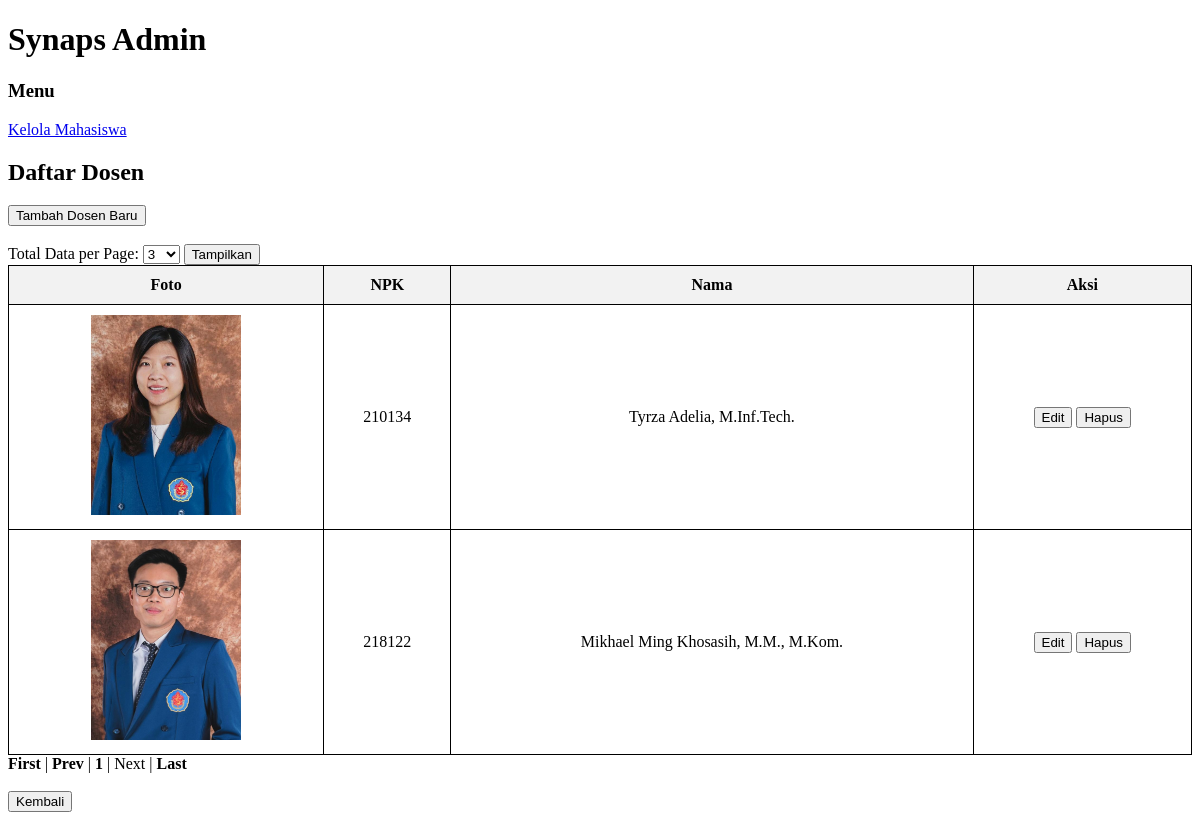
Before: /display_dosen.php (signed in) with the older database file.
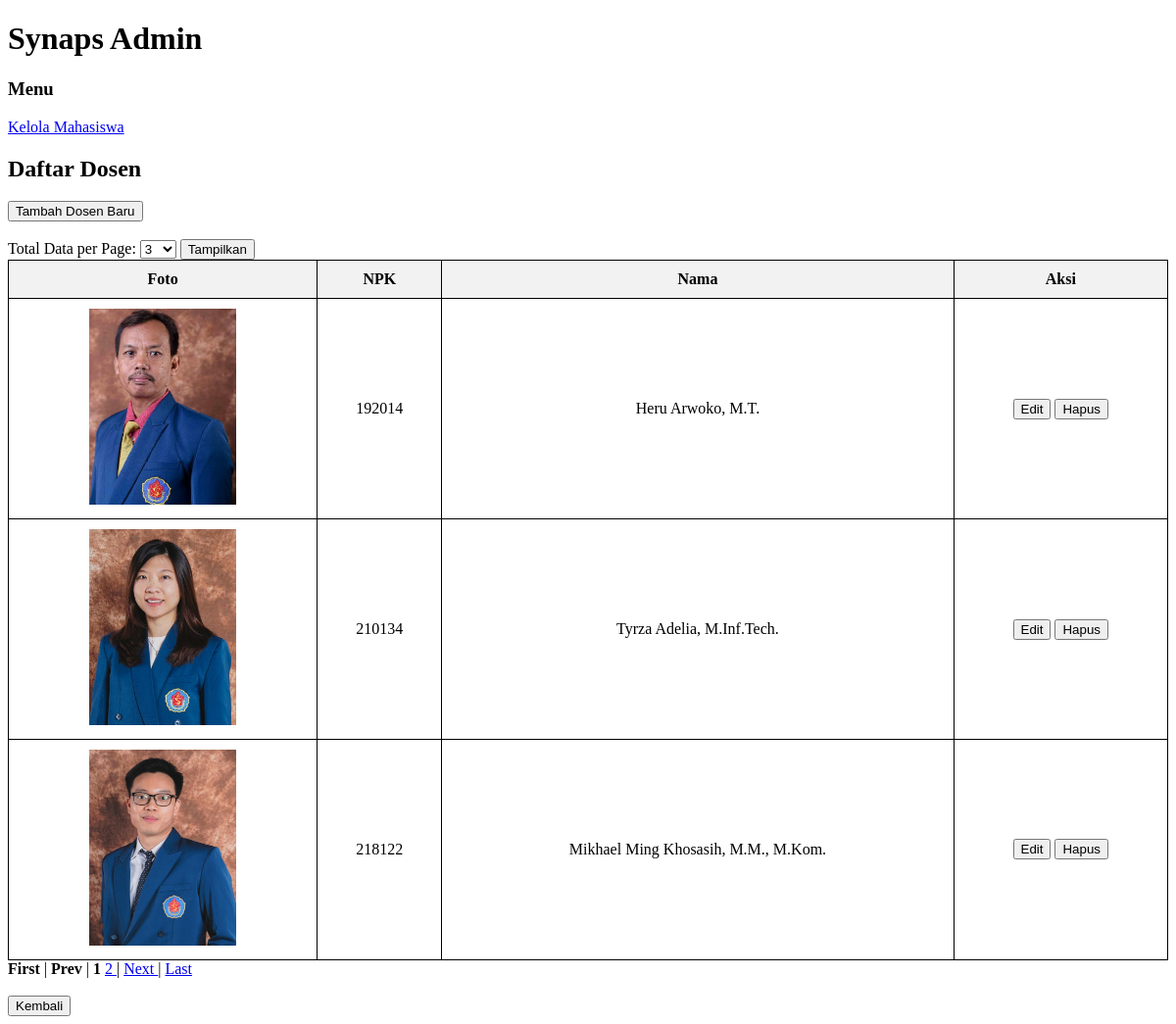
After: the same page with the newer database file.
### tables this page shows
CREATE TABLE `dosen` (
  `npk` char(6) NOT NULL,
  `nama` varchar(45) DEFAULT NULL,
  `foto_extension` varchar(4) DEFAULT NULL
);

### class/parent.php (called while the page is built, shortened)
<?php
class classParent {
	public function __construct(){
		$this->mysqli =
		new mysqli(SERVER, UID, PWD, DB);
	}
}
?>

### class/dosen.php (called while the page is built, shortened)
<?php
require_once("parent.php");
class Dosen extends classParent {
    public function getDosen($npk = null) {
        if ($npk) {
            $sql = "SELECT * FROM dosen WHERE npk=?";
            $stmt = $this->mysqli->prepare($sql);
            $stmt->bind_param("s", $npk);
            $stmt->execute();
            $res = $stmt->get_result();
            $data = $res->fetch_assoc();
            $stmt->close();
            return $data;
        } else {
            $sql = "SELECT * FROM dosen";
            $stmt = $this->mysqli->prepare($sql);
            $stmt->execute();
            $res = $stmt->get_result();
            $data = [];
            while ($row = $res->fetch_assoc()) {
                $data[] = $row;
            }
            return $data;
        }
    }
}
?>

### display_dosen.php (the view, shortened to what this page needs)
<?php
require_once("class/dosen.php");
$dosenObj = new Dosen();
$dosens = $dosenObj->getDosen();
$PER_PAGE = isset($_GET['per_page']) ? (int)$_GET['per_page'] : 3;
?>
<!DOCTYPE html>
<html>
<head>
</head>
<body>
    <div class="container">
        <div class="header">
            <h1>Synaps Admin</h1>
        </div>
        <div class="main-content">
            <div class="menu">
                <h3>Menu</h3>
                <a href="display_mahasiswa.php">Kelola Mahasiswa</a><br>
            </div>
            <div class="content">
                <h2>Daftar Dosen</h2>
                <?php
                $start = isset($_GET['start']) ? (int)$_GET['start'] : 0;
                $display_data = array_slice($dosens, $start, $PER_PAGE);
                ?>
                <button onclick="location.href='tambah_dosen.php'">Tambah Dosen Baru</button>
                <br><br>
            <form method="get" action="">
                <label for="per_page">Total Data per Page: </label>
                    <select name="per_page" id="per_page">
                        <option value="3" <?php echo ($PER_PAGE == 3) ? 'selected' : ''; ?>>3</option>
                    </select>
                <button type="submit">Tampilkan</button>
            </form>
                <table>
                    <thead>
                        <tr>
                            <th>Foto</th><th>NPK</th><th>Nama</th><th>Aksi</th>
                        </tr>
                    </thead>
                    <tbody>
                        <?php foreach ($display_data as $row): ?>
                            <tr>
                                <td>
                                    <?php
                                        if (!empty($row['foto_extension'])) {
                                            $image_path = 'images/' . $row['npk'] . '.' . $row['foto_extension'];
                                            if (file_exists($image_path)) {
                                                echo "<img src='{$image_path}' class='foto'>";
                                            } else {
                                                echo "File not found";
                                            }
                                        }
                                        else {
                                        echo "No Image";
                                    }
                                    ?>
                                </td>
                                <td><?php echo $row['npk']; ?></td>
                                <td><?php echo $row['nama']; ?></td>
                                <td>
                                    <button class="editBtn" value="<?php echo $row['npk']; ?>">Edit</button>
                                    <button class="hapusBtn" value="<?php echo $row['npk']; ?>">Hapus</button>
                            </tr>
                        <?php endforeach; ?>
                    </tbody>
                </table>
                <?php
                $total_data = count($dosens);
                $max_page = ceil($total_data/$PER_PAGE);
                $current_page = isset($_GET['start']) ? $_GET['start'] / $PER_PAGE + 1 : 1;
                    if($current_page==1){
                        echo "<strong>First</strong>";
                        echo " | ";
                        echo "<strong>Prev </strong>";
                        echo " | ";
                    }
                    else{
                        echo "<a href='?start=0'>First </a>";
                        echo " | ";
                        $prev_page = ($current_page - 2) * $PER_PAGE;
                        echo "<a href='?start=$prev_page'>Prev </a>";
                    }
                    for($page=1;$page<=$max_page;$page++){
                        $offs = ($page-1) * $PER_PAGE;
                        if ($page == $current_page) {
                            echo "<strong>$page</strong> ";
                        }
                        else {
                            echo "<a href='?start=$offs'>$page </a>";
                        }
                    }
                    if($current_page==$max_page){
                        echo " | ";
                        echo "<strong'>Next </strong>";
                        echo " | ";
                        echo "<strong>Last </strong>";
                    }
                    else{
                        $next_page = $current_page * $PER_PAGE;
                        echo " | ";
                        echo "<a href='?start=$next_page'>Next </a>";
                        echo " | ";
                        $last_page = ($max_page - 1) * $PER_PAGE;
                        echo "<a href='?start=$last_page'>Last </a>";
                    }
                ?>
            </div>
        </div>
    </div>
    <br><a href="index.php"><button type="button">Kembali</button></a>
</body>
</html>

### display_dosen.php (style rules this page uses)
table { border-collapse: collapse; width: 100%; }
th, td { border: 1px solid black; padding: 10px; text-align: center; }
th { background-color:#f2f2f2; }
img.foto { width: 150px; }

Changed rows visible on the page:
added dosen: npk+foto_extension (picture), npk "192014", nama "Heru Arwoko, M.T."
Other visible differences:
new list line: "2"
